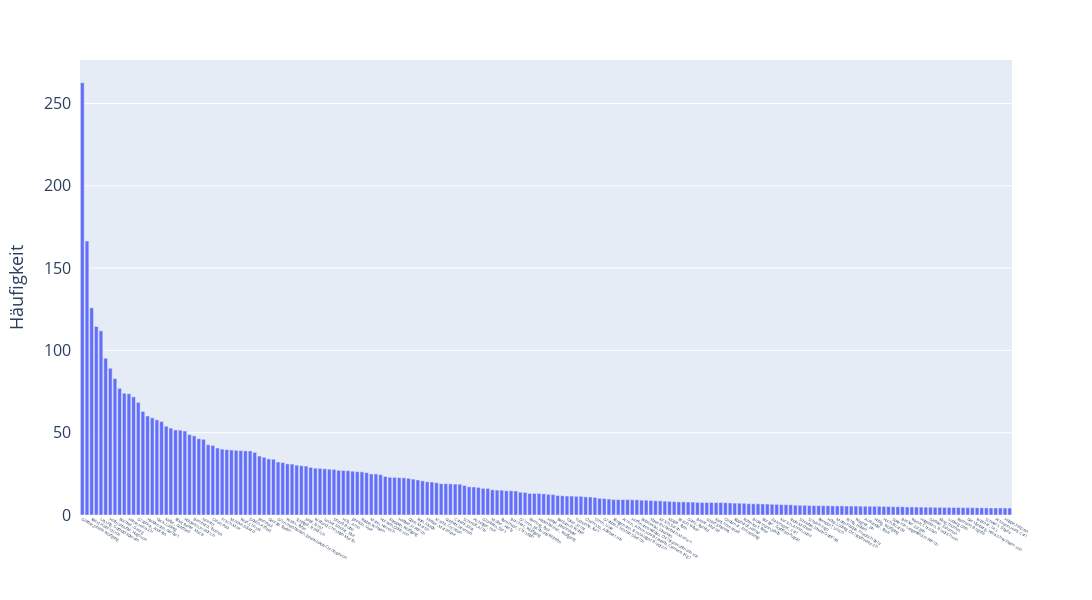

Notebook code for this chart:
### Code cell
metriken = ['AnzahlZuLesen', 'AnzahlZuLesen_normalisiert']
top_authors = 200

data_plot = data.groupby('Autor')[metriken+['Geschlecht']].sum()
data_plot['Geschlecht'] = [str(x)[0] for x in data_plot['Geschlecht']]
data_plot = data_plot.sort_values(by=metriken[0], ascending=False)

for i, author in enumerate(data_plot.index):
    if i == 0:
        continue

    last_author = data_plot.iloc[i-1]
    current_author = data_plot.iloc[i]

    last_author_freq = last_author[metriken[0]]
    current_author_freq = current_author[metriken[0]]
    decline = 1 - (current_author_freq / last_author_freq)

    data_plot.at[author, 'decline'] = decline

fig = px.bar(
    data_plot.head(top_authors),
    y = metriken[0],
    labels = {'Autor':'', metriken[0]:'Häufigkeit'}
)
fig.update_xaxes(categoryorder='total descending')
fig.update_layout(
    height=600, width = 1200,
    showlegend=False,
    xaxis=dict(tickfont=dict(size=4), titlefont=dict(size=18)),
    yaxis=dict(tickfont=dict(size=16), titlefont=dict(size=18), ticksuffix = "  "),
)
fig.show()

### Figure 1 — Plotly figure (JSON) as saved in the notebook; plotly's stock layout.template omitted (floating-point values rounded to 4 significant figures; data arrays with more than 128 entries replaced by an {"elided": "..."} marker saying what was removed)
{"data": [{"alignmentgroup": "True", "hovertemplate": "=%{x}<br>Häufigkeit=%{y}<extra></extra>", "legendgroup": "", "marker": {"color": "#636efa", "pattern": {"shape": ""}}, "name": "", "offsetgroup": "", "orientation": "v", "showlegend": false, "textposition": "auto", "type": "bar", "x": {"elided": "200 str values"}, "xaxis": "x", "y": {"elided": "200 float values"}, "yaxis": "y"}], "layout": {"barmode": "relative", "height": 600, "legend": {"tracegroupgap": 0}, "margin": {"t": 60}, "showlegend": false, "width": 1200, "xaxis": {"anchor": "y", "categoryorder": "total descending", "domain": [0, 1], "tickfont": {"size": 4}, "title": {"font": {"size": 18}, "text": ""}}, "yaxis": {"anchor": "x", "domain": [0, 1], "tickfont": {"size": 16}, "ticksuffix": "  ", "title": {"font": {"size": 18}, "text": "Häufigkeit"}}}}
